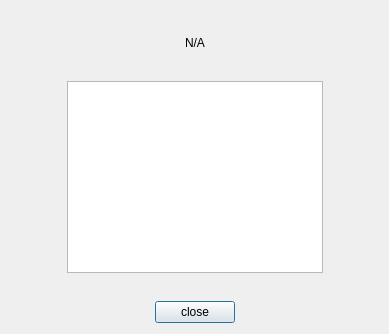
<?xml version="1.0" encoding="UTF-8"?>
<ui version="4.0">
 <class>Dialog</class>
 <widget class="QDialog" name="Dialog">
  <property name="geometry">
   <rect>
    <x>0</x>
    <y>0</y>
    <width>389</width>
    <height>334</height>
   </rect>
  </property>
  <property name="windowTitle">
   <string>Dialog</string>
  </property>
  <layout class="QVBoxLayout" name="verticalLayout">
   <item>
    <spacer name="verticalSpacer">
     <property name="orientation">
      <enum>Qt::Vertical</enum>
     </property>
     <property name="sizeHint" stdset="0">
      <size>
       <width>20</width>
       <height>21</height>
      </size>
     </property>
    </spacer>
   </item>
   <item>
    <layout class="QHBoxLayout" name="horizontalLayout">
     <item>
      <spacer name="horizontalSpacer">
       <property name="orientation">
        <enum>Qt::Horizontal</enum>
       </property>
       <property name="sizeHint" stdset="0">
        <size>
         <width>40</width>
         <height>20</height>
        </size>
       </property>
      </spacer>
     </item>
     <item>
      <widget class="QLabel" name="application_version_label">
       <property name="text">
        <string>N/A</string>
       </property>
      </widget>
     </item>
     <item>
      <spacer name="horizontalSpacer_2">
       <property name="orientation">
        <enum>Qt::Horizontal</enum>
       </property>
       <property name="sizeHint" stdset="0">
        <size>
         <width>40</width>
         <height>20</height>
        </size>
       </property>
      </spacer>
     </item>
    </layout>
   </item>
   <item>
    <spacer name="verticalSpacer_3">
     <property name="orientation">
      <enum>Qt::Vertical</enum>
     </property>
     <property name="sizeHint" stdset="0">
      <size>
       <width>20</width>
       <height>19</height>
      </size>
     </property>
    </spacer>
   </item>
   <item>
    <layout class="QHBoxLayout" name="horizontalLayout_3">
     <item>
      <spacer name="horizontalSpacer_5">
       <property name="orientation">
        <enum>Qt::Horizontal</enum>
       </property>
       <property name="sizeHint" stdset="0">
        <size>
         <width>40</width>
         <height>20</height>
        </size>
       </property>
      </spacer>
     </item>
     <item>
      <widget class="QTextEdit" name="librairies_versions_textEdit">
       <property name="enabled">
        <bool>true</bool>
       </property>
       <property name="textInteractionFlags">
        <set>Qt::TextSelectableByKeyboard|Qt::TextSelectableByMouse</set>
       </property>
      </widget>
     </item>
     <item>
      <spacer name="horizontalSpacer_6">
       <property name="orientation">
        <enum>Qt::Horizontal</enum>
       </property>
       <property name="sizeHint" stdset="0">
        <size>
         <width>40</width>
         <height>20</height>
        </size>
       </property>
      </spacer>
     </item>
    </layout>
   </item>
   <item>
    <spacer name="verticalSpacer_2">
     <property name="orientation">
      <enum>Qt::Vertical</enum>
     </property>
     <property name="sizeHint" stdset="0">
      <size>
       <width>20</width>
       <height>20</height>
      </size>
     </property>
    </spacer>
   </item>
   <item>
    <layout class="QHBoxLayout" name="horizontalLayout_2">
     <item>
      <spacer name="horizontalSpacer_3">
       <property name="orientation">
        <enum>Qt::Horizontal</enum>
       </property>
       <property name="sizeHint" stdset="0">
        <size>
         <width>40</width>
         <height>20</height>
        </size>
       </property>
      </spacer>
     </item>
     <item>
      <widget class="QPushButton" name="pushButton">
       <property name="text">
        <string>close</string>
       </property>
      </widget>
     </item>
     <item>
      <spacer name="horizontalSpacer_4">
       <property name="orientation">
        <enum>Qt::Horizontal</enum>
       </property>
       <property name="sizeHint" stdset="0">
        <size>
         <width>40</width>
         <height>20</height>
        </size>
       </property>
      </spacer>
     </item>
    </layout>
   </item>
  </layout>
 </widget>
 <resources/>
 <connections>
  <connection>
   <sender>pushButton</sender>
   <signal>clicked()</signal>
   <receiver>Dialog</receiver>
   <slot>reject()</slot>
   <hints>
    <hint type="sourcelabel">
     <x>204</x>
     <y>309</y>
    </hint>
    <hint type="destinationlabel">
     <x>330</x>
     <y>295</y>
    </hint>
   </hints>
  </connection>
 </connections>
</ui>
